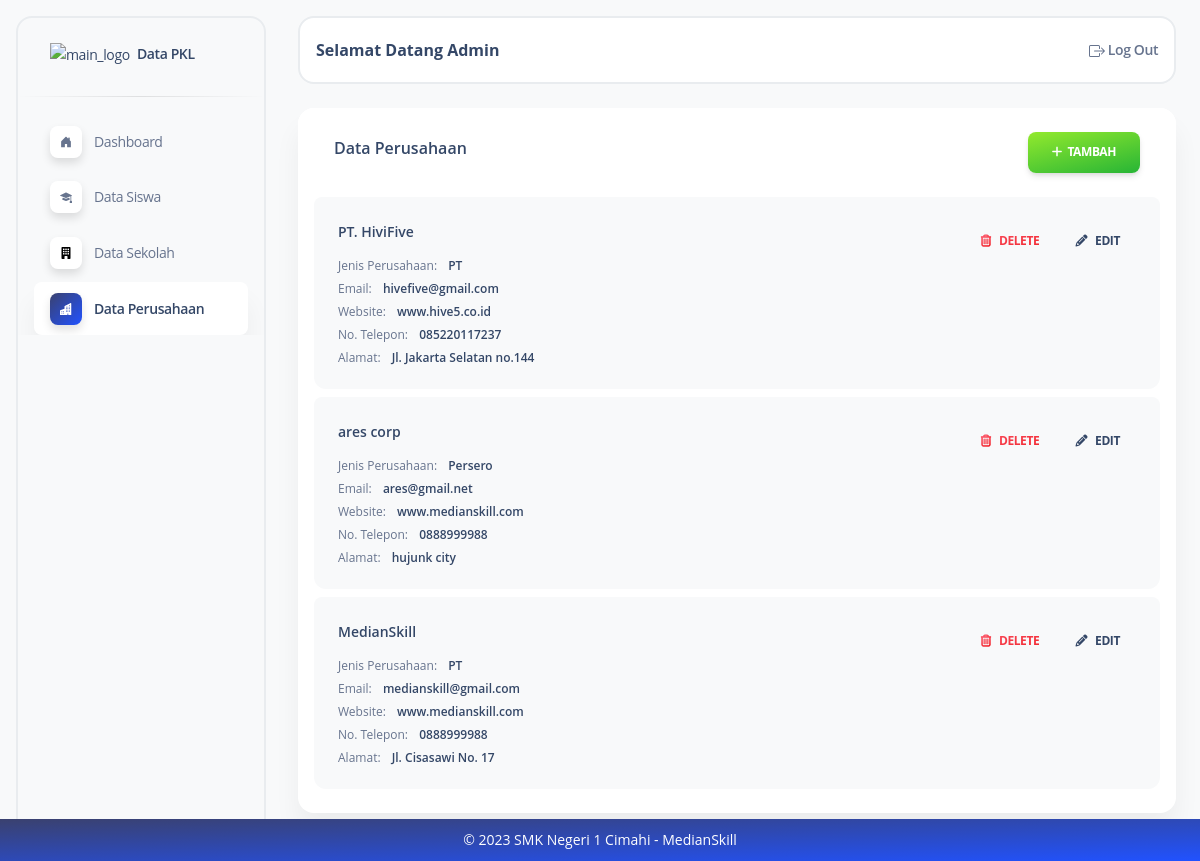
Before: /perusahaan/ (signed in) with the older database file.
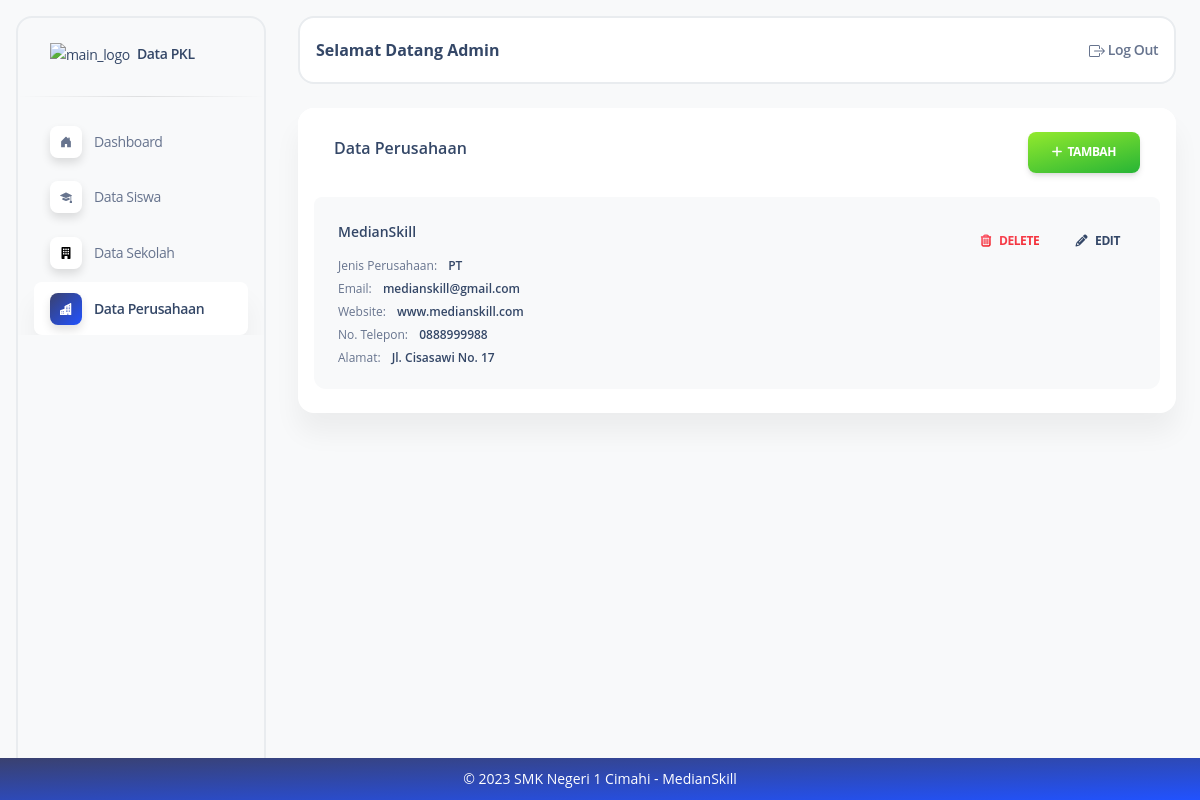
After: the same page with the newer database file.
### dataperusahaan/models.py (models this page shows, shortened)
class Dataperusahaan(models.Model):
    nama = models.CharField(max_length=50)
    email = models.EmailField(max_length=100, blank=True, null=True)
    web = models.CharField(max_length=100, blank=True, null=True)
    hp = models.CharField(max_length=13, blank=True, null=True)
    alamat = models.TextField(blank=True, null=True)
    jenis_perusahaan = models.CharField(
        max_length=20,
        choices=JenisPerusahaan.choices,
    )
    created_at = models.DateTimeField(auto_now_add=True)
    updated_at = models.DateTimeField(auto_now=True)
    class Meta:
        db_table = "perusahaan"
        ordering = ["-id"]
        verbose_name_plural = "Perusahaan"

### dataperusahaan/views.py (the view)
# urls.py: path("perusahaan/", list_perusahaan),
@login_required
def list_perusahaan(request):
    list = Dataperusahaan.objects.all()
    return render(request, 'perusahaan/list_perusahaan.html', {'list': list})

### templates/perusahaan/list_perusahaan.html
{% extends "index.html" %} {% block content %}
<div class="flex flex-wrap -mx-3">
  <div class="flex-none w-full max-w-full px-3">
    <div class="relative flex flex-col min-w-0 mb-6 break-words bg-white border-0 border-transparent border-solid shadow-soft-xl rounded-2xl bg-clip-border">
      <div class="flex p-6 pb-0 mb-0 bg-white border-b-0 border-b-solid rounded-t-2xl border-b-transparent">
        <div class="flex items-center flex-none w-1/2 max-w-full px-3">
          <h6 class="flex-auto">Data Perusahaan</h6>
        </div>
        <div class="flex-none w-1/2 max-w-full px-3 text-right">
          <a class="inline-block px-6 py-3 font-bold text-center text-white uppercase align-middle transition-all bg-transparent rounded-lg cursor-pointer leading-pro text-xs ease-soft-in shadow-soft-md bg-150 bg-gradient-to-tl from-green-600 to-lime-400 hover:shadow-soft-xs active:opacity-85 hover:scale-102 tracking-tight-soft bg-x-25" href="create-perusahaan"> <i class="fas fa-plus"> </i>&nbsp;&nbsp;Tambah</a>
        </div>
      </div>
      <div class="flex-auto p-4 pt-6">
        <ul class="flex flex-col pl-0 mb-0 rounded-lg">
          {% for perusahaan in list %}
          <li class="relative flex p-6 mb-2 border-0 rounded-t-inherit rounded-xl bg-gray-50">
            <div class="flex flex-col">
              <h6 class="mb-4 leading-normal text-sm">{{ perusahaan.nama }}</h6>
              <span class="mb-2 leading-tight text-xs">Jenis Perusahaan: <span class="font-semibold text-slate-700 sm:ml-2">{{ perusahaan.jenis_perusahaan }}</span></span>
              <span class="mb-2 leading-tight text-xs">Email: <span class="font-semibold text-slate-700 sm:ml-2">{{ perusahaan.email }}</span></span>
              <span class="mb-2 leading-tight text-xs">Website: <span class="font-semibold text-slate-700 sm:ml-2">{{ perusahaan.web }}</span></span>
              <span class="mb-2 leading-tight text-xs">No. Telepon: <span class="font-semibold text-slate-700 sm:ml-2">{{ perusahaan.hp }}</span></span>
              <span class="leading-tight text-xs">Alamat: <span class="font-semibold text-slate-700 sm:ml-2">{{ perusahaan.alamat }}</span></span>
            </div>
            <div class="ml-auto text-right">
              <a class="relative z-10 inline-block px-4 py-3 mb-0 font-bold text-center text-transparent uppercase align-middle transition-all border-0 rounded-lg shadow-none cursor-pointer leading-pro text-xs ease-soft-in bg-150 bg-gradient-to-tl from-red-600 to-rose-400 hover:scale-102 active:opacity-85 bg-x-25 bg-clip-text" href="{% url '/perusahaan/delete' perusahaan.id %}" onclick="return confirm('Yakin ingin menghapus {{ perusahaan.nama }}?')"><i class="mr-2 far fa-trash-alt bg-150 bg-gradient-to-tl from-red-600 to-rose-400 bg-x-25 bg-clip-text"></i>Delete</a>
              <a class="inline-block px-4 py-3 mb-0 font-bold text-center uppercase align-middle transition-all bg-transparent border-0 rounded-lg shadow-none cursor-pointer leading-pro text-xs ease-soft-in bg-150 hover:scale-102 active:opacity-85 bg-x-25 text-slate-700" href="{% url '/perusahaan/edit' perusahaan.id %}"><i class="mr-2 fas fa-pencil-alt text-slate-700" aria-hidden="true"></i>Edit</a>
            </div>
          </li>
          {% endfor %}
        </ul>
      </div>
    </div>
  </div>
</div>
{% endblock %}

### templates/index.html (shortened to what this page needs)
{% load static %}
<!DOCTYPE html>
<html>
  <head>
    <link
      href="{% static './assets/css/nucleo-icons.css' %}"
      rel="stylesheet"
    />
    <link href="{% static './assets/css/nucleo-svg.css' %}" rel="stylesheet" />
    <link
      href="{% static './assets/css/soft-ui-dashboard-tailwind.css' %}"
      rel="stylesheet"
    />
  </head>
  <body
    class="font-sans antialiased font-normal text-base leading-default bg-gray-50 text-slate-500 flex flex-col min-h-screen"
  >
    <aside class="max-w-62.5 ease-nav-brand fixed inset-y-0 my-4 ml-4 block w-full -translate-x-full flex-wrap items-center justify-between overflow-y-auto rounded-2xl border-2 bg-white p-0 antialiased shadow-none transition-transform duration-200 xl:left-0 xl:translate-x-0 xl:bg-transparent">
      <div class="h-19.5">
        <a class="block px-8 py-6 m-0 text-sm whitespace-nowrap text-slate-700" href="javascript:;" target="_blank">
          <img src="https://app.medianskill.com/pluginfile.php/1/core_admin/logo/0x200/1656996421/logo.png" class="inline h-full max-w-full transition-all duration-200 ease-nav-brand max-h-8" alt="main_logo"/>
          <span class="ml-1 font-semibold transition-all duration-200 ease-nav-brand">Data PKL</span>
        </a>
      </div>
      <hr class="h-px mt-0 bg-transparent bg-gradient-to-r from-transparent via-black/40 to-transparent"/>
      <div class="items-center block w-auto max-h-screen overflow-auto grow basis-full">
        <ul class="flex flex-col pl-0 mb-0">
          <li class="mt-0.5 w-full">
            {% if request.path == '/dashboard/' %}
              <a class="py-2.7 shadow-soft-xl text-sm ease-nav-brand my-0 mx-4 flex items-center whitespace-nowrap rounded-lg bg-white px-4 font-semibold text-slate-700 transition-colors" href="/dashboard/">
                <div class="bg-gradient-to-tl from-blue-600 to-slate-800 shadow-soft-2xl mr-2 flex h-8 w-8 items-center justify-center rounded-lg bg-white bg-center stroke-0 text-center xl:p-2.5">
                  <svg xmlns="http://www.w3.org/2000/svg" width="16" height="16" fill="currentColor" class="bi bi-house-door-fill" viewBox="0 0 16 16">
                    <path class="text-white" d="M6.5 14.5v-3.505c0-.245.25-.495.5-.495h2c.25 0 .5.25.5.5v3.5a.5.5 0 0 0 .5.5h4a.5.5 0 0 0 .5-.5v-7a.5.5 0 0 0-.146-.354L13 5.793V2.5a.5.5 0 0 0-.5-.5h-1a.5.5 0 0 0-.5.5v1.293L8.354 1.146a.5.5 0 0 0-.708 0l-6 6A.5.5 0 0 0 1.5 7.5v7a.5.5 0 0 0 .5.5h4a.5.5 0 0 0 .5-.5Z"/>
                  </svg>
            {% else %}
              <a class="py-2.7 text-sm ease-nav-brand my-0 mx-4 flex items-center whitespace-nowrap px-4 transition-colors" href="/dashboard/">
                <div class="shadow-soft-2xl mr-2 flex h-8 w-8 items-center justify-center rounded-lg bg-white bg-center stroke-0 text-center xl:p-2.5">
            {% endif %}
              </div>
              <span
                class="ml-1 duration-300 opacity-100 pointer-events-none ease-soft"
                >Dashboard</span
              >
            </a>
          </li>
          <li class="mt-0.5 w-full">
            {% if request.path == '/siswa/' %}
              <a class="py-2.7 shadow-soft-xl text-sm ease-nav-brand my-0 mx-4 flex items-center whitespace-nowrap rounded-lg bg-white px-4 font-semibold text-slate-700 transition-colors" href="/siswa/">
                <div class="bg-gradient-to-tl from-blue-600 to-slate-800 shadow-soft-2xl mr-2 flex h-8 w-8 items-center justify-center rounded-lg bg-white bg-center stroke-0 text-center xl:p-2.5">
                  <svg xmlns="http://www.w3.org/2000/svg" width="16" height="16" fill="currentColor" class="bi bi-mortarboard-fill" viewBox="0 0 16 16">
                    <path class="text-white" d="M8.211 2.047a.5.5 0 0 0-.422 0l-7.5 3.5a.5.5 0 0 0 .025.917l7.5 3a.5.5 0 0 0 .372 0L14 7.14V13a1 1 0 0 0-1 1v2h3v-2a1 1 0 0 0-1-1V6.739l.686-.275a.5.5 0 0 0 .025-.917l-7.5-3.5Z"/>
                    <path class="text-white" d="M4.176 9.032a.5.5 0 0 0-.656.327l-.5 1.7a.5.5 0 0 0 .294.605l4.5 1.8a.5.5 0 0 0 .372 0l4.5-1.8a.5.5 0 0 0 .294-.605l-.5-1.7a.5.5 0 0 0-.656-.327L8 10.466 4.176 9.032Z"/>
                  </svg>
            {% else %}
              <a class="py-2.7 text-sm ease-nav-brand my-0 mx-4 flex items-center whitespace-nowrap px-4 transition-colors" href="/siswa/">
                <div class="shadow-soft-2xl mr-2 flex h-8 w-8 items-center justify-center rounded-lg bg-white bg-center stroke-0 text-center xl:p-2.5">
            {% endif %}
              </div>
              <span
                class="ml-1 duration-300 opacity-100 pointer-events-none ease-soft"
                >Data Siswa</span
              >
            </a>
          </li>
          <li class="mt-0.5 w-full">
            {% if request.path == '/sekolah/' %}
              <a class="py-2.7 shadow-soft-xl text-sm ease-nav-brand my-0 mx-4 flex items-center whitespace-nowrap rounded-lg bg-white px-4 font-semibold text-slate-700 transition-colors" href="/sekolah/">
                <div class="bg-gradient-to-tl from-blue-600 to-slate-800 shadow-soft-2xl mr-2 flex h-8 w-8 items-center justify-center rounded-lg bg-white bg-center stroke-0 text-center xl:p-2.5">
                  <svg xmlns="http://www.w3.org/2000/svg" width="16" height="16" fill="currentColor" class="bi bi-building-fill" viewBox="0 0 16 16">
                    <path class="text-white" d="M3 0a1 1 0 0 0-1 1v14a1 1 0 0 0 1 1h3v-3.5a.5.5 0 0 1 .5-.5h3a.5.5 0 0 1 .5.5V16h3a1 1 0 0 0 1-1V1a1 1 0 0 0-1-1H3Zm1 2.5a.5.5 0 0 1 .5-.5h1a.5.5 0 0 1 .5.5v1a.5.5 0 0 1-.5.5h-1a.5.5 0 0 1-.5-.5v-1Zm3 0a.5.5 0 0 1 .5-.5h1a.5.5 0 0 1 .5.5v1a.5.5 0 0 1-.5.5h-1a.5.5 0 0 1-.5-.5v-1Zm3.5-.5h1a.5.5 0 0 1 .5.5v1a.5.5 0 0 1-.5.5h-1a.5.5 0 0 1-.5-.5v-1a.5.5 0 0 1 .5-.5ZM4 5.5a.5.5 0 0 1 .5-.5h1a.5.5 0 0 1 .5.5v1a.5.5 0 0 1-.5.5h-1a.5.5 0 0 1-.5-.5v-1ZM7.5 5h1a.5.5 0 0 1 .5.5v1a.5.5 0 0 1-.5.5h-1a.5.5 0 0 1-.5-.5v-1a.5.5 0 0 1 .5-.5Zm2.5.5a.5.5 0 0 1 .5-.5h1a.5.5 0 0 1 .5.5v1a.5.5 0 0 1-.5.5h-1a.5.5 0 0 1-.5-.5v-1ZM4.5 8h1a.5.5 0 0 1 .5.5v1a.5.5 0 0 1-.5.5h-1a.5.5 0 0 1-.5-.5v-1a.5.5 0 0 1 .5-.5Zm2.5.5a.5.5 0 0 1 .5-.5h1a.5.5 0 0 1 .5.5v1a.5.5 0 0 1-.5.5h-1a.5.5 0 0 1-.5-.5v-1Zm3.5-.5h1a.5.5 0 0 1 .5.5v1a.5.5 0 0 1-.5.5h-1a.5.5 0 0 1-.5-.5v-1a.5.5 0 0 1 .5-.5Z"/>
                  </svg>
            {% else %}
              <a class="py-2.7 text-sm ease-nav-brand my-0 mx-4 flex items-center whitespace-nowrap px-4 transition-colors" href="/sekolah/">
                <div class="shadow-soft-2xl mr-2 flex h-8 w-8 items-center justify-center rounded-lg bg-white bg-center stroke-0 text-center xl:p-2.5">
            {% endif %}
              </div>
              <span
                class="ml-1 duration-300 opacity-100 pointer-events-none ease-soft"
                >Data Sekolah</span
              >
            </a>
          </li>
          <li class="mt-0.5 w-full">
            {% if request.path == '/perusahaan/' %}
              <a class="py-2.7 shadow-soft-xl text-sm ease-nav-brand my-0 mx-4 flex items-center whitespace-nowrap rounded-lg bg-white px-4 font-semibold text-slate-700 transition-colors" href="/perusahaan/">
                <div class="bg-gradient-to-tl from-blue-600 to-slate-800 shadow-soft-2xl mr-2 flex h-8 w-8 items-center justify-center rounded-lg bg-white bg-center stroke-0 text-center xl:p-2.5">
            {% endif %}
              </div>
              <span
                class="ml-1 duration-300 opacity-100 pointer-events-none ease-soft"
                >Data Perusahaan</span
              >
            </a>
          </li>
        </ul>
      </div>
    </aside>
    <main
      class="ease-soft-in-out xl:ml-68.5 relative h-full max-h-screen rounded-xl transition-all duration-200 pt-4"
    >
      <nav
        class="relative bg-white flex flex-wrap items-center justify-between px-0 py-2 mx-6 transition-all shadow-none duration-250 ease-soft-in rounded-2xl lg:flex-nowrap lg:justify-start border-2 border-gray-600
        navbar-main
        navbar-scroll="true"
      >
        <div
          class="flex items-center justify-between w-full px-4 py-1 mx-auto flex-wrap-inherit"
        >
          <nav>
            <h6 class="mb-0 font-bold capitalize">
              {% if request.user.is_authenticated %}
                Selamat Datang {{ request.user.username }}
              {% else %}
                Please log in.
              {% endif %}
            </h6>
          </nav>
          <div
            class="flex items-center mt-2 grow sm:mt-0 sm:mr-6 md:mr-0 lg:flex lg:basis-auto"
          >
            <ul
              class="flex flex-row justify-end pl-0 mb-0 list-none md-max:w-full"
            >
              <li class="flex items-center">
                <a
                  href="/logout"
                  class="block px-0 py-2 font-semibold transition-all ease-nav-brand text-sm text-slate-500"
                >
                  <span class="hidden sm:inline">Log Out</span>
                </a>
              </li>
            </ul>
          </div>
        </div>
      </nav>
      <div class="w-full px-6 py-6 mx-auto">
        {% block content %}{% endblock %}
      </div>
      <footer class="fixed bottom-0 left-0 z-20 w-full p-2 bg-gradient-to-tl from-blue-600 to-slate-800 border-t border-gray-200 shadow md:flex md:items-center md:justify-between md:p-6 dark:bg-gray-800 dark:border-gray-600 text-center">
        <span class="text-sm text-white sm:text-center dark:text-gray-400">© 2023 SMK Negeri 1 Cimahi - MedianSkill
        </span>
    </footer>
    </main>
  </body>
  <script
    src="./assets/js/soft-ui-dashboard-tailwind.js?v=1.0.4"
    async
  ></script>
</html>

Changed rows visible on the page:
removed Dataperusahaan: nama "PT. HiviFive", jenis_perusahaan "PT", email "hivefive@gmail.com", web "www.hive5.co.id", hp "085220117237", alamat "Jl. Jakarta Selatan no.144"
removed Dataperusahaan: nama "ares corp", jenis_perusahaan "Persero", email "ares@gmail.net", web "www.medianskill.com", hp "0888999988", alamat "hujunk city"
